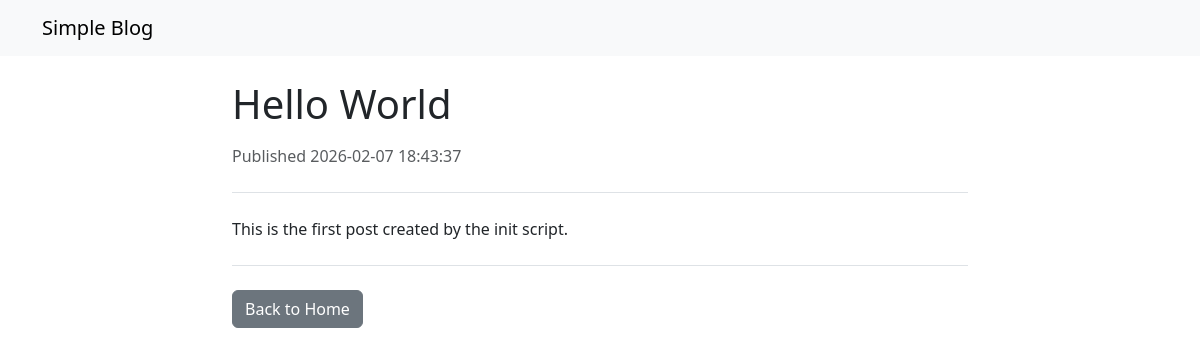
The page /post.php?id=1 on the database its author committed.
### tables this page shows
CREATE TABLE posts (
    id INTEGER PRIMARY KEY AUTOINCREMENT,
    title TEXT NOT NULL,
    slug TEXT NOT NULL UNIQUE,
    content TEXT NOT NULL,
    published_at DATETIME,
    created_at DATETIME DEFAULT CURRENT_TIMESTAMP
);

### src/security.php (called while the page is built, shortened)
<?php
function esc_html(string $text): string
{
    return htmlspecialchars($text, ENT_QUOTES | ENT_HTML5, 'UTF-8');
}

### public/post.php (the view, shortened to what this page needs)
<?php
require_once __DIR__ . '/../src/security.php';
$post = null;
$error = null;
if (isset($_GET['id'])) {
    $id = $_GET['id'];
    $id_int = validate_int($id);
    if ($id_int === false) {
        $error = 'Invalid post ID.';
    } else {
        try {
            $pdo = get_db();
            $stmt = $pdo->prepare('SELECT id, title, slug, content, published_at, created_at FROM posts WHERE id = ? AND published_at IS NOT NULL');
            $stmt->execute([$id_int]);
            $post = $stmt->fetch(PDO::FETCH_ASSOC);
        } catch (Exception $e) {
            $error = 'Database error: ' . esc_html($e->getMessage());
        }
    }
} else {
    $error = 'No post ID provided.';
}
?>
<!doctype html>
<html lang="en">
<head>
  <link href="https://cdn.jsdelivr.net/npm/bootstrap@5.3.2/dist/css/bootstrap.min.css" rel="stylesheet">
</head>
<body>
  <nav class="navbar navbar-expand-lg navbar-light bg-light mb-4">
    <div class="container">
      <a class="navbar-brand" href="/">Simple Blog</a>
    </div>
  </nav>
  <div class="container">
    <?php if ($error): ?>
      <div class="alert alert-danger">
        <p><?php echo $error; ?></p>
        <a href="/" class="btn btn-secondary btn-sm">Back to Home</a>
      </div>
    <?php elseif ($post): ?>
      <div class="row">
        <div class="col-lg-8 offset-lg-2">
          <article>
            <h1 class="mb-3"><?php echo esc_html($post['title']); ?></h1>
            <p class="text-muted mb-4">
              Published <?php echo esc_html($post['published_at']); ?>
            </p>
            <div class="border-top border-bottom py-4 mb-4">
              <?php echo nl2br(esc_html($post['content'])); ?>
            </div>
            <a href="/" class="btn btn-secondary">Back to Home</a>
          </article>
        </div>
      </div>
    <?php endif; ?>
  </div>
</body>
</html>

### rows shown on the page
posts: title "Hello World", published_at "2026-02-07 18:43:37", content "This is the first post created by the init script."
